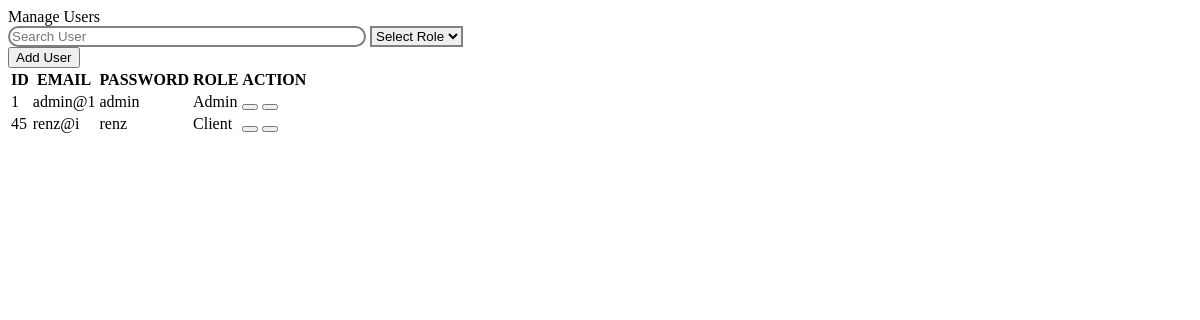
Before: /manage_user/manageUser.php with the older database file.
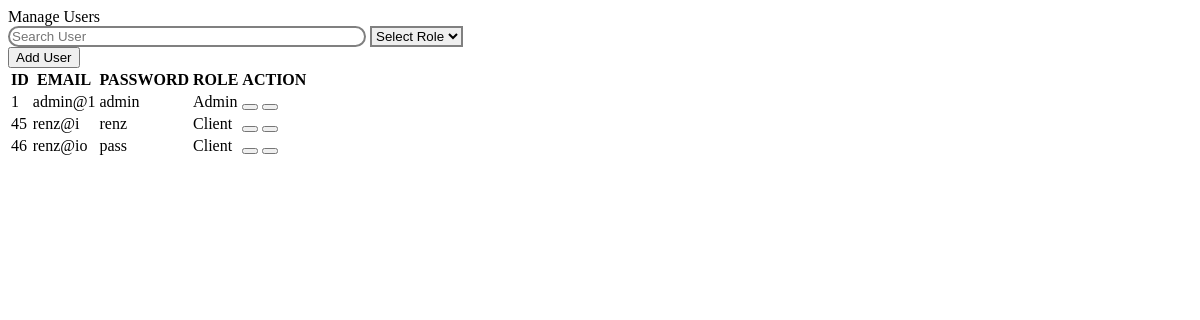
After: the same page with the newer database file.
### tables this page shows
CREATE TABLE `users` (
  `id` int(11) NOT NULL,
  `email` varchar(250) NOT NULL,
  `pass` varchar(250) NOT NULL,
  `role` varchar(250) NOT NULL,
  `school` varchar(250) NOT NULL,
  `picture` varchar(1000) NOT NULL
);

### manage_user/manageUser.php (the view, shortened to what this page needs)
<?php
    require "../db.php";
    $getUsers = "SELECT * FROM users";
    $list = $con->query($getUsers);
    $fetchUserInfo = $list->fetch_assoc();
?>
<!DOCTYPE html>
<html lang="en">
<head>
</head>
<body>
    <div class=" text-secondary fw-bold p-2 ps-0 mb-3 w-25 h3">Manage Users</div>
    <div class="d-flex align-items-center justify-content-between mb-3 mt-4 position-relative">
        <div class="d-flex align-items-center gap-3">
            <input id='searchUserDb' class="form-control form-control-sm fs-17 py-2 ps-5" style="border: 2px solid grey; border-radius: 100vmax; width: 350px;"  type="text" placeholder='Search User'
            aria-label="Search">
            <select id='selectedRole' class="form-select w-50" style="border: 2px solid grey" aria-label="Default select example">
                <option value='Default'>Select Role</option>
            </select>
        </div>
        <button type="button" id='addUsersSchoolsModal' class="btn btn-primary" data-bs-toggle="modal" data-bs-target="#addUserManageUser"><i class="fa-solid fa-plus pe-2"></i>Add User</button>
    </div>
    <div class="table-responsive" style="max-height: 480px;">
        <table class='table text-center'>
            <thead>
                <tr>
                    <th>ID</th>
                    <th>EMAIL</th>
                    <th>PASSWORD</th>
                    <th>ROLE</th>
                    <th>ACTION</th>
                </tr>
            </thead>
            <tbody id='manageUserTbody'>
                <?php if($list->num_rows){ ?>
                    <?php do{ ?>
                        <tr>
                            <td><?php echo $fetchUserInfo['id'] ?></td>
                            <td><?php echo $fetchUserInfo['email'] ?></td>
                            <td><?php echo $fetchUserInfo['pass'] ?></td>
                            <td><?php echo $fetchUserInfo['role'] ?></td>
                            <td class="d-flex gap-1 justify-content-center">
                                <button type="button" title="Edit" class="btn btn-primary btn-sm" data-bs-toggle="modal" data-bs-target="#EditUserManageUser" value='<?php echo $fetchUserInfo['id'] ?>' id='editUserManageUser'><i class="fa-solid fa-pen"></i></button>
                                <button class='btn btn-danger btn-sm' title="Delete" id='deleteUserManageUser' value='<?php echo $fetchUserInfo['id'] ?>' ><i class="fa-solid fa-trash"></i></button>
                            </td>
                        </tr>
                    <?php }while($fetchUserInfo = $list->fetch_assoc()) ?>
                <?php }else{ ?>
                    <tr>
                        <td colspan='6'>No data</td>
                    </tr>
                <?php } ?>
            </tbody>
        </table>
    </div>
</body>
</html>

Changed rows visible on the page:
added users: id "46", email "renz@io", pass "pass", role "Client"
